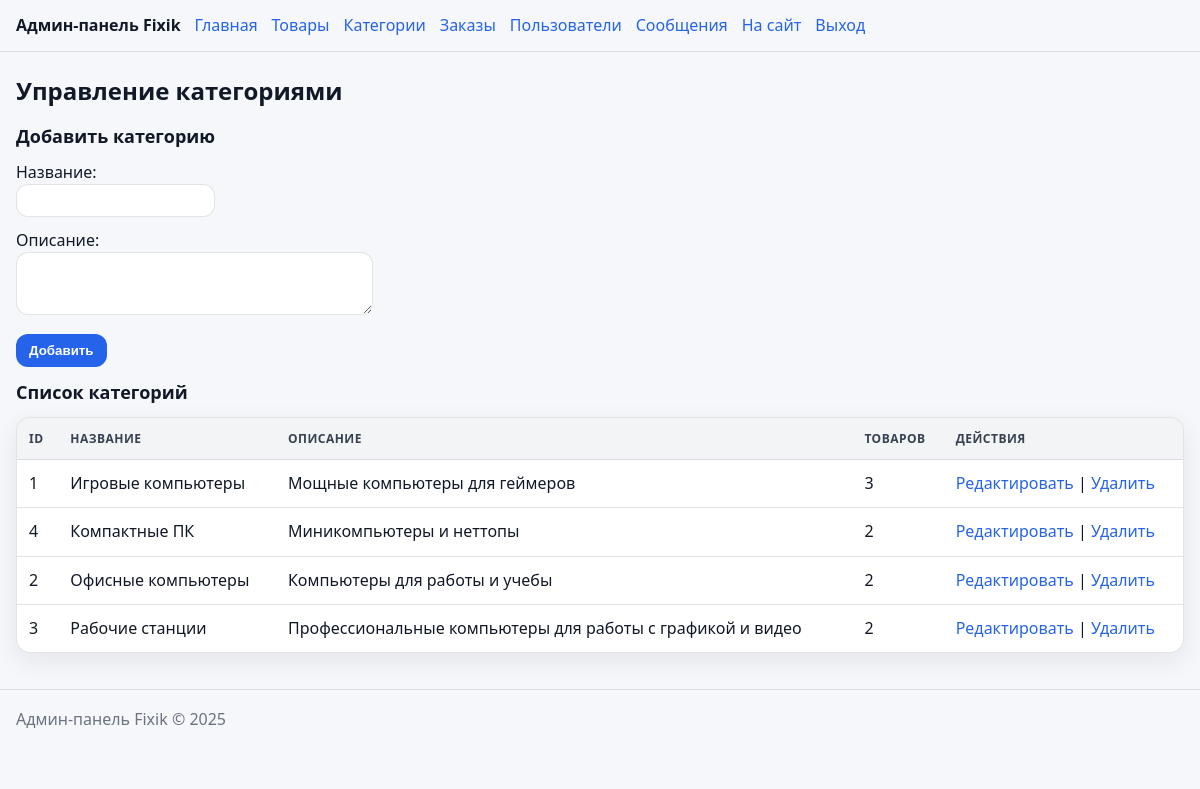
Screenshot of /admin/categories.php (signed in) with the database file from the repository.
### tables this page shows
CREATE TABLE IF NOT EXISTS categories (
    id INT AUTO_INCREMENT PRIMARY KEY,
    name VARCHAR(100) NOT NULL,
    description TEXT
);

### admin/categories.php (the view, shortened to what this page needs)
<?php
require_once '../includes/config.php';
$categories = $conn->query("SELECT c.*, (SELECT COUNT(*) FROM products WHERE category_id = c.id) as products_count FROM categories c ORDER BY c.name");
$edit_category = null;
include 'header.php';
?>
<h1>Управление категориями</h1>
<h2><?php echo $edit_category ? 'Редактировать категорию' : 'Добавить категорию'; ?></h2>
<form method="POST">
    <p><label>Название:<br><input type="text" name="name" value="<?php echo htmlspecialchars($edit_category['name'] ?? ''); ?>" required></label></p>
    <p><label>Описание:<br><textarea name="description" rows="3" cols="40"><?php echo htmlspecialchars($edit_category['description'] ?? ''); ?></textarea></label></p>
    <p>
        <button type="submit"><?php echo $edit_category ? 'Сохранить' : 'Добавить'; ?></button>
    </p>
</form>
<h2>Список категорий</h2>
<table>
    <tr>
        <th>ID</th>
        <th>Название</th>
        <th>Описание</th>
        <th>Товаров</th>
        <th>Действия</th>
    </tr>
    <?php while ($cat = $categories->fetch_assoc()): ?>
        <tr>
            <td><?php echo $cat['id']; ?></td>
            <td><?php echo htmlspecialchars($cat['name']); ?></td>
            <td><?php echo htmlspecialchars($cat['description']); ?></td>
            <td><?php echo $cat['products_count']; ?></td>
            <td>
                <a href="categories.php?edit=<?php echo $cat['id']; ?>">Редактировать</a> |
                <a href="categories.php?delete=<?php echo $cat['id']; ?>" onclick="return confirm('Удалить категорию?')">Удалить</a>
            </td>
        </tr>
    <?php endwhile; ?>
</table>
<?php include 'footer.php'; ?>

### admin/header.php (style rules this page uses)
:root { --bg: #f6f7fb; --card: #ffffff; --text: #111827; --muted: #6b7280; --border: rgba(17, 24, 39, 0.12); --shadow: 0 8px 24px rgba(17, 24, 39, 0.08); --primary: #2563eb; --primary-600: #1d4ed8; --danger: #b91c1c; --success: #047857; --radius: 14px; }
* { box-sizing: border-box; }
body { margin: 0; font-family: system-ui, -apple-system, Segoe UI, Roboto, Arial, sans-serif; background: var(--bg); color: var(--text); line-height: 1.45; }
a { color: var(--primary); text-decoration: none; }
h1 { font-size: 24px; margin: 0 0 14px; }
h2 { font-size: 18px; margin: 0 0 12px; }
p { margin: 0 0 12px; }
button { appearance: none; border: 1px solid rgba(37, 99, 235, 0.35); background: var(--primary); color: #fff; border-radius: 12px; padding: 8px 12px; font-weight: 700; cursor: pointer; }
select, input[type="text"], input[type="number"], textarea { border: 1px solid var(--border); border-radius: 12px; padding: 8px 10px; outline: none; }
table { width: 100%; border-collapse: separate; border-spacing: 0; overflow: hidden; background: var(--card); border: 1px solid var(--border); border-radius: var(--radius); box-shadow: var(--shadow); }
th, td { padding: 12px 12px; border-bottom: 1px solid var(--border); vertical-align: top; text-align: left; }
th { background: #f3f4f6; font-size: 12px; text-transform: uppercase; letter-spacing: 0.04em; color: #374151; }
tr:last-child td { border-bottom: none; }

### rows the page displays
categories: id "1", name "Игровые компьютеры", description "Мощные компьютеры для геймеров", products_count "3"
categories: id "4", name "Компактные ПК", description "Миникомпьютеры и неттопы", products_count "2"
categories: id "2", name "Офисные компьютеры", description "Компьютеры для работы и учебы", products_count "2"
categories: id "3", name "Рабочие станции", description "Профессиональные компьютеры для работы с графикой и видео", products_count "2"
